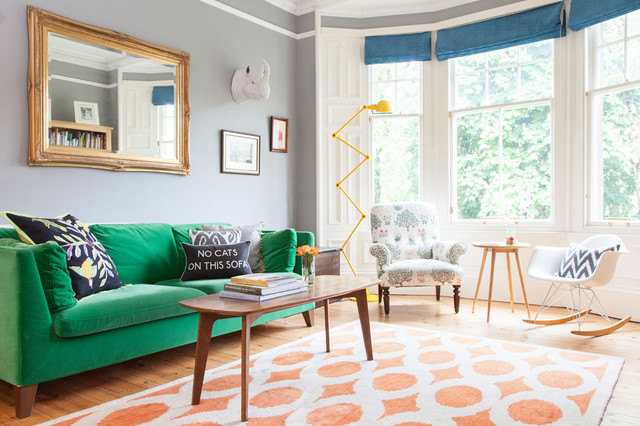
#> input picture living_room.jpg, 640 x 426 px
$ jupyter execute explore_images.ipynb   (older library calls are emulated)
#> lines starting #> are read from the running program, lines starting #| are printed output that depends on the picture; after the words box and inside, x2 and y2 are one past the last pixel; in counts of white or black regions, pixels touching at a corner belong together
[cell 1]
import cv2, matplotlib
import numpy as np
import matplotlib.pyplot as plt
import os
#pip install opencv-python  do this on terminal
#this is the guide I am following:
# https://codewords.recurse.com/issues/six/image-processing-101

[cell 2]
# read an image

cwd = os.getcwd()
print(cwd)

img = cv2.imread('living_room.jpg')
#> img is the input picture: shape (426, 640, 3); mean B, G, R 174.2, 185.2, 183.5

# show image format (basically a 3-d array of pixel color info, in BGR format)
print(img)
#> (printed output is left out)

[cell 3]
# convert image to RGB color for matplotlib
img = cv2.cvtColor(img, cv2.COLOR_BGR2RGB)

# show image with matplotlib
plt.imshow(img)
plt.show()

[cell 4]
# convert image to grayscale
gray_img = cv2.cvtColor(img, cv2.COLOR_RGB2GRAY)
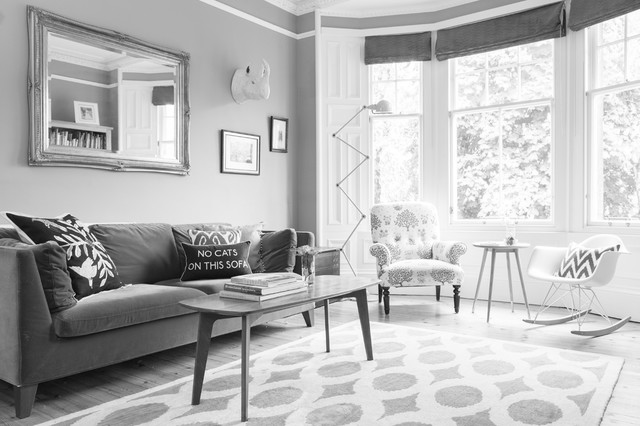
#> gray_img: shape (426, 640); min 2, max 255, mean 183.5

# grayscale image represented as a 2-d array
print(gray_img)
#> (printed output is left out)

[cell 5]
# find average per row, assuming image is already in the RGB format.
# np.average() takes in an axis argument which finds the average across that axis.
average_color_per_row = np.average(img, axis=0)
#> average_color_per_row = 640 rows, first 8: [140.3, 148.6, 128.7], [140.5, 148.9, 128.9], [140.3, 149.2, 128.9], [140.3, 149.3, 128.9], [140.5, 149.4, 129.1], [140.2, 149.5, 129.2], [139.1, 148.7, 128.3], [138.5, 147.8, 127.8]

# find average across average per row
average_color = np.average(average_color_per_row, axis=0)
#> average_color = [183.5, 185.2, 174.2]

# convert back to uint8
average_color = np.uint8(average_color)
#> average_color = [183, 185, 174]
print(average_color)
#| [183 185 174]

[cell 6]
# create 100 x 100 pixel image with average color value
average_color_img = np.array([[average_color]*100]*100, np.uint8)
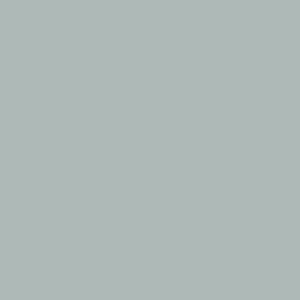
#> average_color_img: shape (100, 100, 3) (shown 3 times larger); mean of channels 0, 1, 2 183, 185, 174; drawn as B, G, R

plt.imshow(average_color_img)
plt.show()

[cell 7]
# threshold for image, with threshold 60
_, threshold_img = cv2.threshold(gray_img, 60, 255, cv2.THRESH_BINARY)
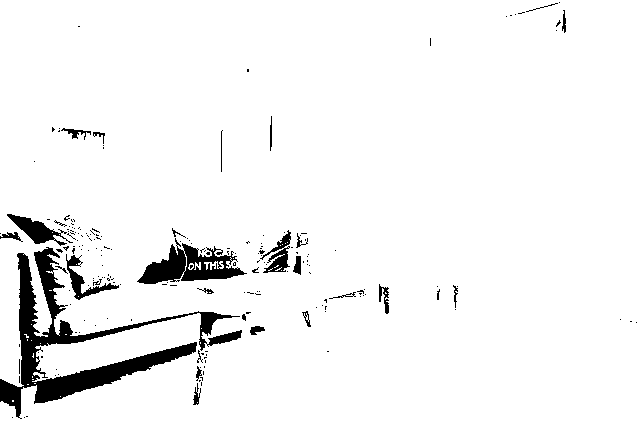
#> threshold_img: shape (426, 640); 95% white; 197 black regions (168 under 20 px), largest, box (x1, y1, x2, y2) and area: (0, 247, 242, 419) 7853, (137, 238, 247, 284) 2229, (7, 214, 73, 246) 746

# show image
threshold_img = cv2.cvtColor(threshold_img, cv2.COLOR_GRAY2RGB)
plt.imshow(threshold_img)
plt.show()

[cell 8]
# gaussian blurring with a 5x5 kernel
img_blur_small = cv2.GaussianBlur(img, (5,5), 0)
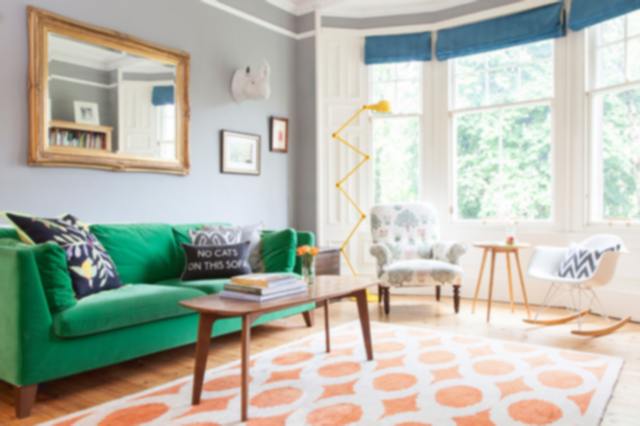
#> img_blur_small: shape (426, 640, 3); mean R, G, B 183.5, 185.2, 174.2
plt.imshow(img_blur_small)
plt.show()

[cell 9]
coins = cv2.imread('coins_orig.jpg')
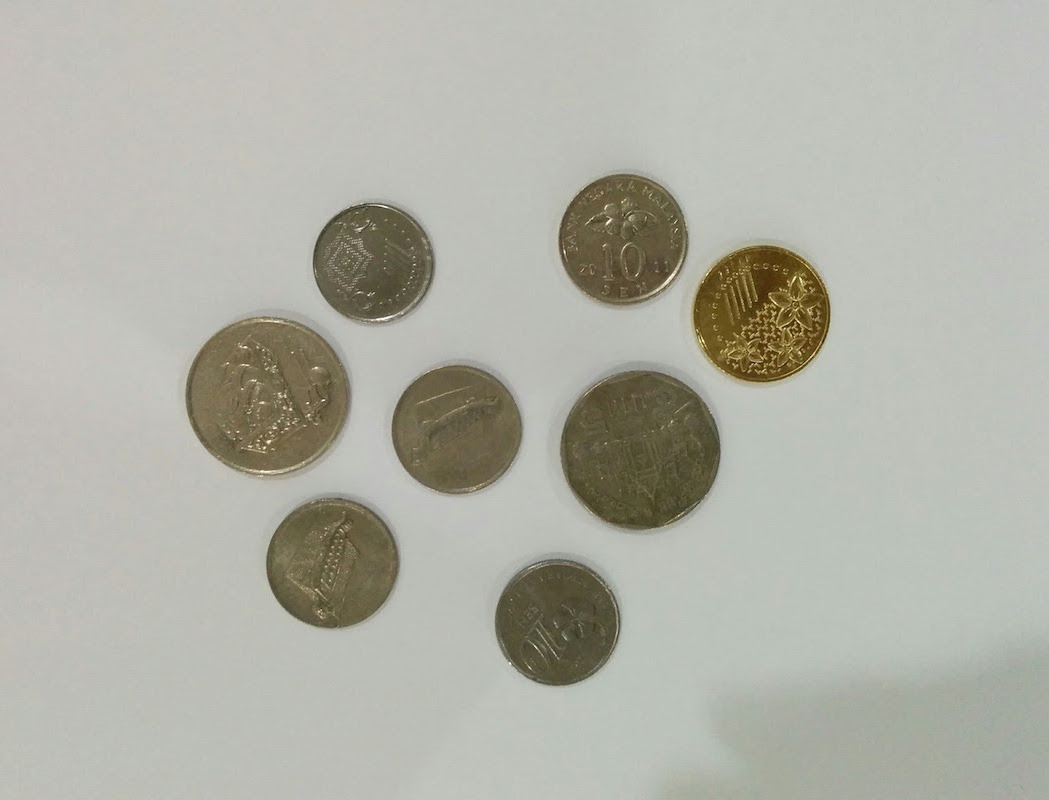
#> input picture coins_orig.jpg, 1049 x 800 px
#> coins is the input picture: shape (800, 1049, 3); mean B, G, R 166.9, 177, 176.6
coins_gray = cv2.cvtColor(coins, cv2.COLOR_BGR2GRAY)
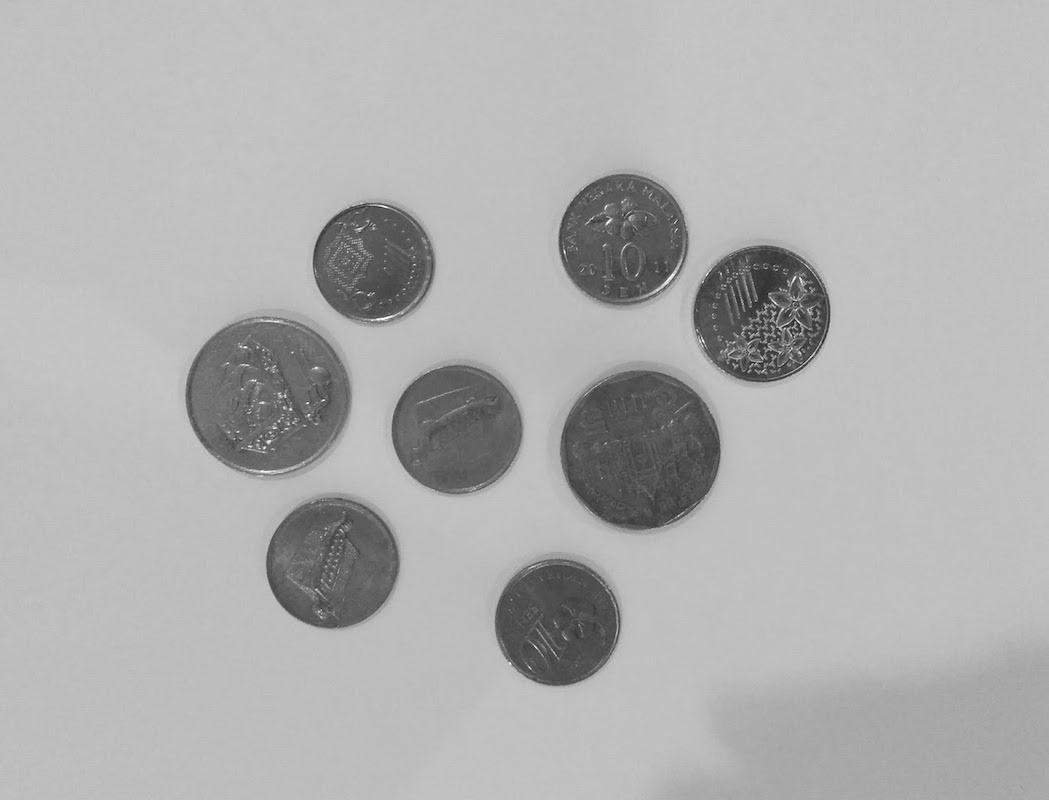
#> coins_gray: shape (800, 1049); min 15, max 254, mean 175.6
coins_preprocessed = cv2.GaussianBlur(coins_gray, (5, 5), 0)

# get binary image
_, coins_binary = cv2.threshold(coins_preprocessed, 130, 255, cv2.THRESH_BINARY)
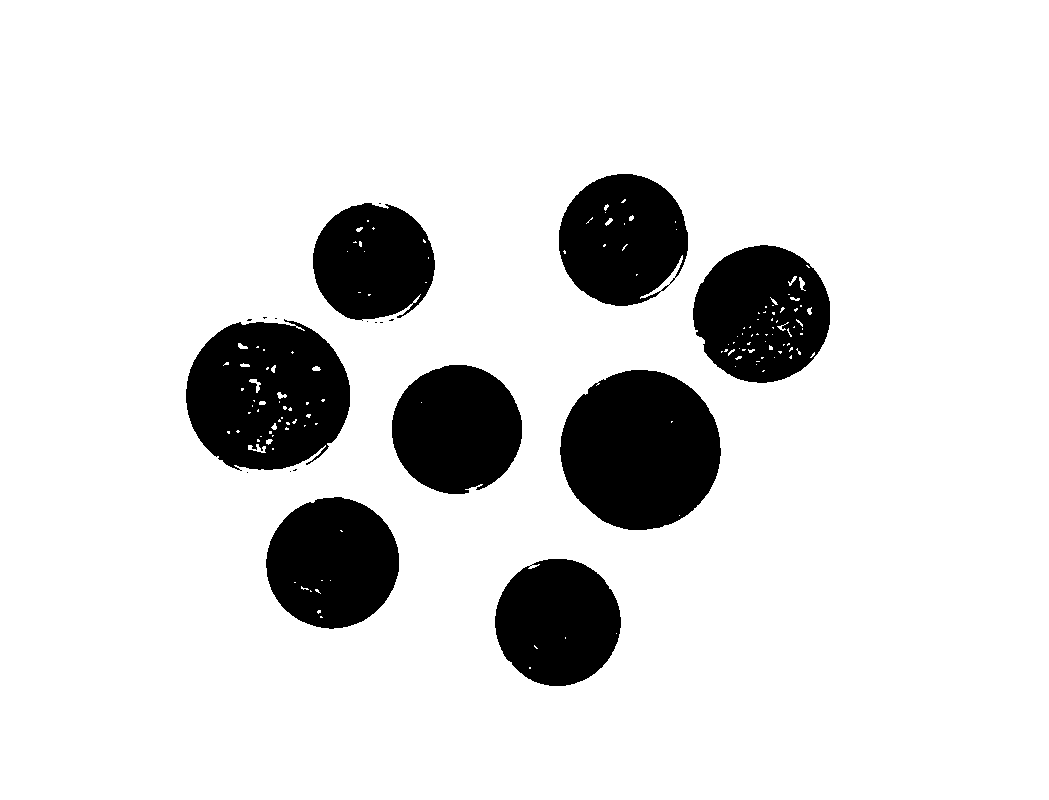
#> coins_binary: shape (800, 1049); 86.1% white; 19 black regions (11 under 20 px), largest, box (x1, y1, x2, y2) and area: (560, 370, 721, 530) 20057, (186, 319, 350, 471) 18973, (693, 245, 830, 383) 14143

# invert image to get coins
coins_binary = cv2.bitwise_not(coins_binary)
#> coins_binary: shape (800, 1049); 13.9% white; 19 white regions (11 under 20 px)
plt.imshow(coins_binary)
plt.show()

[cell 10]
# find contours
_, coins_contours, _ = cv2.findContours(coins_binary, cv2.RETR_EXTERNAL, cv2.CHAIN_APPROX_SIMPLE)
#> coins_contours = 19 contours, 11 with area under 20; largest, box (x1, y1, x2, y2) and area: (560, 370, 721, 530) 19836, (186, 319, 350, 471) 19316, (693, 245, 830, 383) 14448, (266, 497, 399, 629) 13418, (559, 174, 688, 306) 13159, (392, 365, 522, 494) 12904, (495, 559, 621, 686) 12308, (313, 203, 435, 321) 11028

# make copy of image
coins_and_contours = np.copy(coins)

# find contours of large enough area
min_coin_area = 60
large_contours = [cnt for cnt in coins_contours if cv2.contourArea(cnt) > min_coin_area]
#> large_contours = 8 contours; box (x1, y1, x2, y2) and area: (560, 370, 721, 530) 19836, (186, 319, 350, 471) 19316, (693, 245, 830, 383) 14448, (266, 497, 399, 629) 13418, (559, 174, 688, 306) 13159, (392, 365, 522, 494) 12904, (495, 559, 621, 686) 12308, (313, 203, 435, 321) 11028

# draw contours
cv2.drawContours(coins_and_contours, large_contours, -1, (255,0,0))
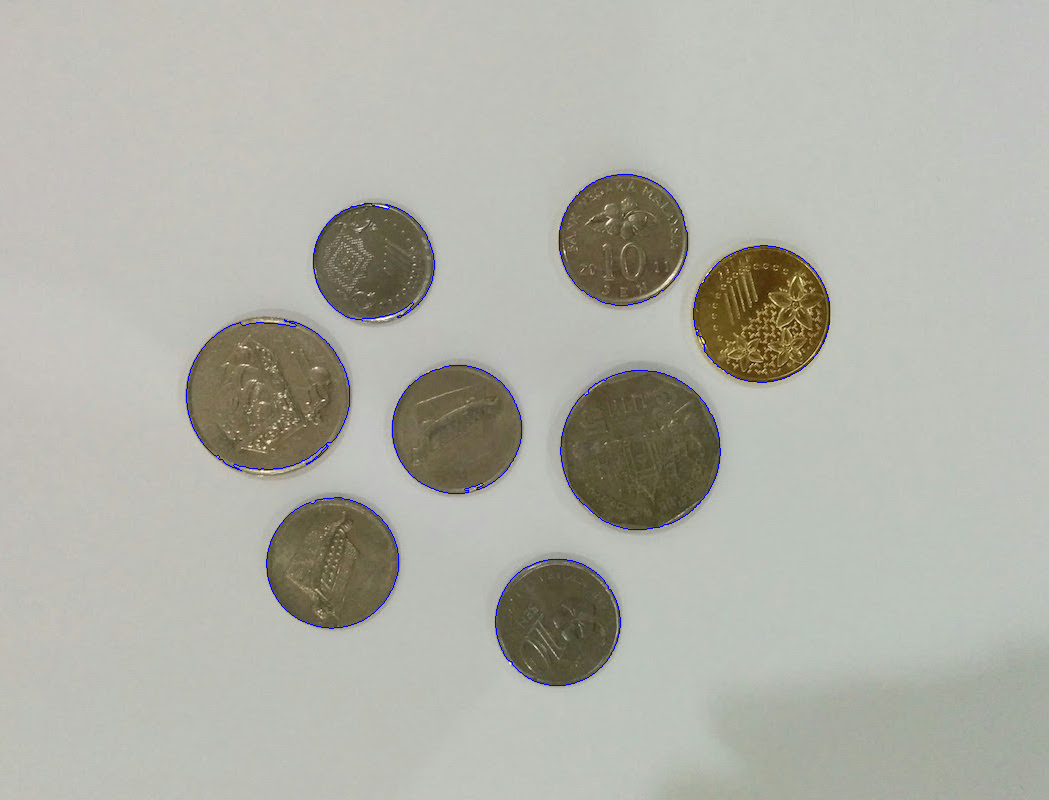
#> coins_and_contours: shape (800, 1049, 3); 0.39% of pixels changed, all inside (x1, y1, x2, y2) = (186, 174, 830, 686)

# print number of contours
print('number of coins: %d' % len(large_contours))
#| number of coins: 8
